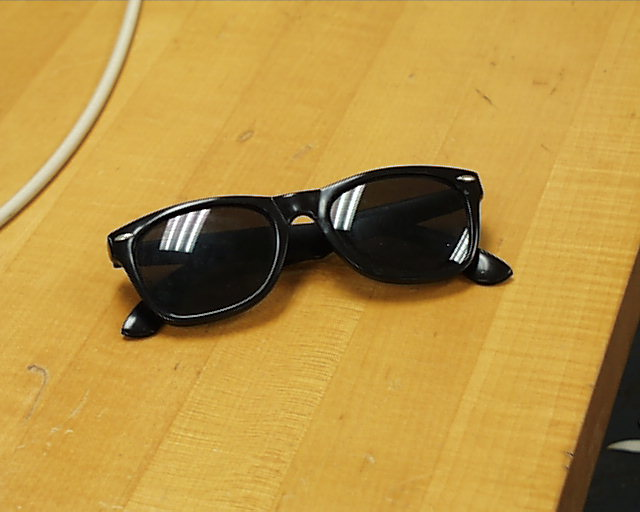
#> input picture Module_4/pic.0039.jpg, 640 x 512 px
$ python guassian.py   (older library calls are emulated)
#> lines starting #> are read from the running program, lines starting #| are printed output that depends on the picture; long printed decimals are rounded
import cv2
import numpy as np
import matplotlib.pyplot as plt

# Load an image
image = cv2.imread('pic.0039.jpg')
#> image is the input picture: shape (512, 640, 3); mean B, G, R 67.5, 146.7, 183.6

# Convert the image to grayscale
gray_image = cv2.cvtColor(image, cv2.COLOR_BGR2GRAY)
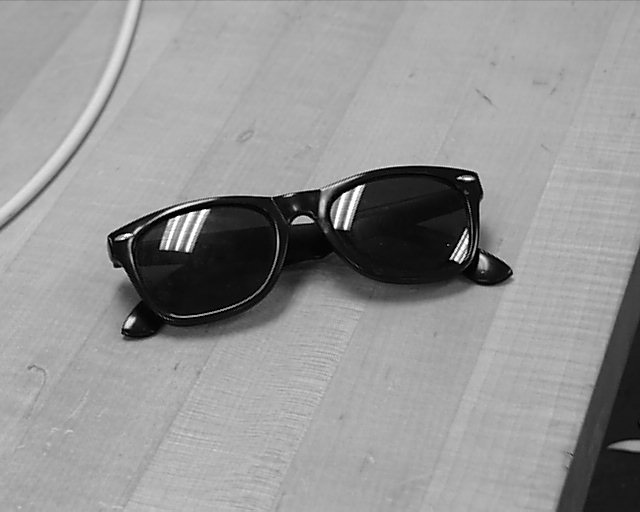
#> gray_image: shape (512, 640); min 0, max 255, mean 148.7


# Apply 3x3 Gaussian filter
gaussian_blurred = cv2.GaussianBlur(gray_image, (3, 3), 0)

# Compute gradients using Sobel operator
G_x = cv2.Sobel(gaussian_blurred, cv2.CV_64F, 1, 0, ksize=3)  # Sobel in x-direction
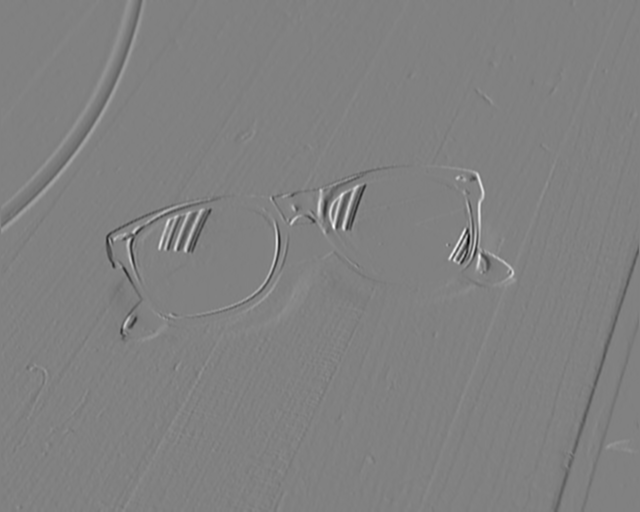
#> G_x: shape (512, 640) float64; min -710, max 691, mean -0.9; drawn with min black and max white
G_y = cv2.Sobel(gaussian_blurred, cv2.CV_64F, 0, 1, ksize=3)  # Sobel in y-direction

# Compute gradient magnitude
gradient_magnitude = cv2.magnitude(G_x, G_y)
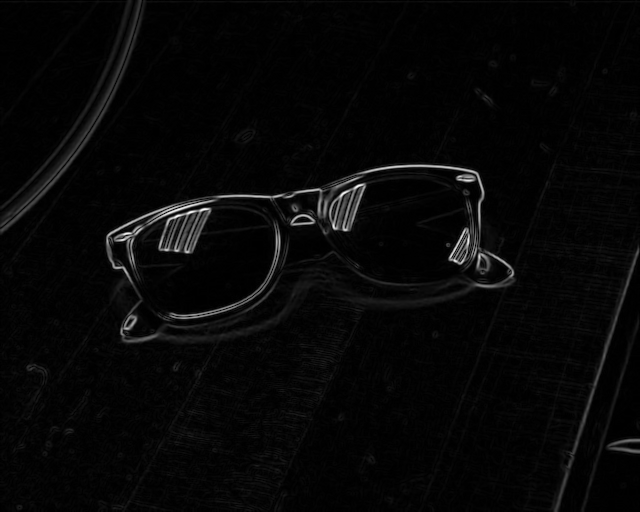
#> gradient_magnitude: shape (512, 640) float64; min 0, max 759.2, mean 21.9; drawn with min black and max white

gradient_energy = gradient_magnitude ** 2
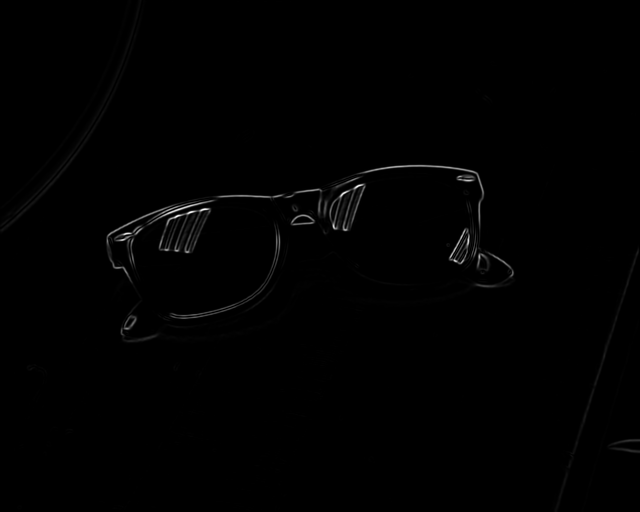
#> gradient_energy: shape (512, 640) float64; min 0, max 576320, mean 3183.3; drawn with min black and max white

average_energy = np.mean(gradient_energy)
#> average_energy = 3183.3
print(f"Average Energy of Gradient Magnitude: {average_energy}")
#| Average Energy of Gradient Magnitude: 3183.283

# Plot the original image
plt.figure(figsize=(15, 5))

# Original Image
plt.subplot(1, 4, 1)
plt.imshow(image, cmap='gray')
plt.title('Original Image')
plt.axis('off')

# Guassian blurr
plt.subplot(1, 4, 2)
plt.imshow(gaussian_blurred, cmap='gray')
plt.title('Guassian Image')
plt.axis('off')

# Gradient Magnitude Image
plt.subplot(1, 4, 3)
plt.imshow(gradient_magnitude, cmap='hot')
plt.title('Gradient Magnitude Gaussian')
plt.axis('off')

# Histogram of Gradient Magnitude
plt.subplot(1, 4, 4)
plt.hist(gradient_magnitude.ravel(), bins=50, color='gray', alpha=0.7)
plt.title('Histogram of Gradient Magnitude')
plt.xlabel('Magnitude')
plt.ylabel('Frequency')

plt.tight_layout()
plt.show()
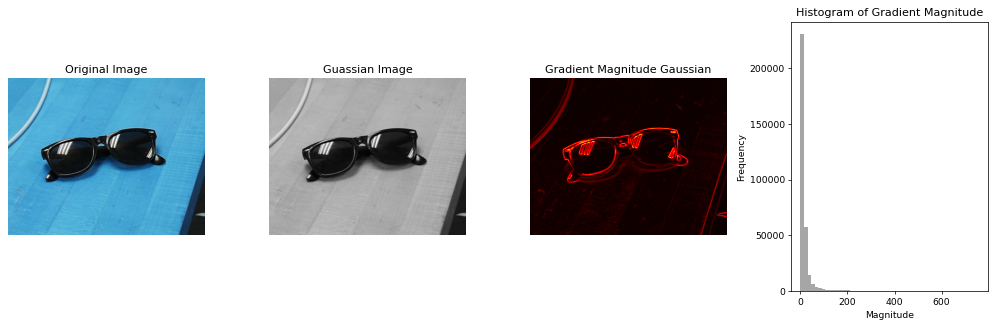
#> figure drawn by matplotlib, 4 panels; B, G, R data is drawn as R, G, B; panel 4: tallest bar 230299 high, from x = 8.88e-16 to 15.18
